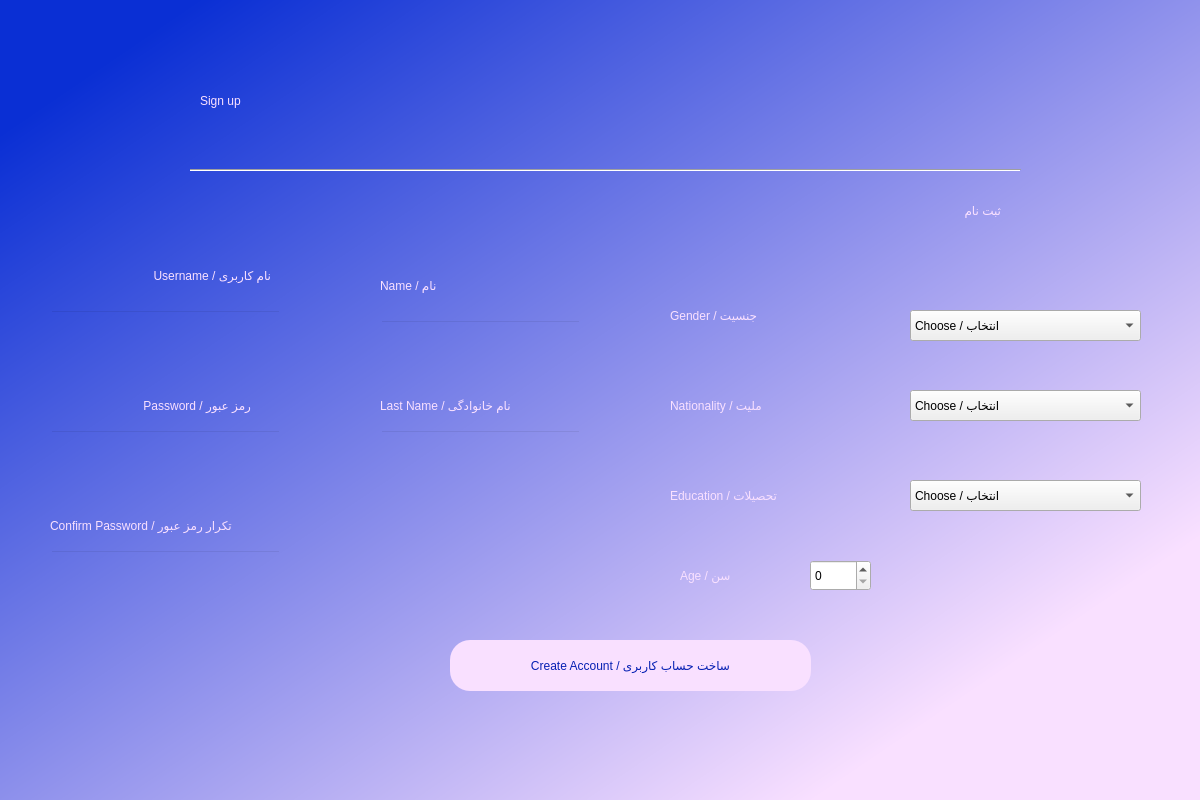
<?xml version="1.0" encoding="UTF-8"?>
<ui version="4.0">
 <class>Dialog</class>
 <widget class="QDialog" name="Dialog">
  <property name="geometry">
   <rect>
    <x>0</x>
    <y>0</y>
    <width>1200</width>
    <height>800</height>
   </rect>
  </property>
  <property name="windowTitle">
   <string>Dialog</string>
  </property>
  <property name="styleSheet">
   <string notr="true">QDialog#Dialog{
background-color:qlineargradient(spread:pad, x1:0.075, y1:0.0910455, x2:0.837, y2:0.835227, stop:0 rgba(10, 47, 212, 255), stop:1 rgba(249, 224, 255, 255))}
</string>
  </property>
  <widget class="QLabel" name="label">
   <property name="geometry">
    <rect>
     <x>770</x>
     <y>150</y>
     <width>231</width>
     <height>121</height>
    </rect>
   </property>
   <property name="styleSheet">
    <string notr="true">font: 75 48pt &quot;B Nazanin&quot;;
color: rgb(249, 224, 255);</string>
   </property>
   <property name="text">
    <string>ثبت نام</string>
   </property>
  </widget>
  <widget class="Line" name="line">
   <property name="geometry">
    <rect>
     <x>190</x>
     <y>160</y>
     <width>831</width>
     <height>21</height>
    </rect>
   </property>
   <property name="styleSheet">
    <string notr="true">font: 75 8pt &quot;MS Shell Dlg 2&quot;;</string>
   </property>
   <property name="orientation">
    <enum>Qt::Horizontal</enum>
   </property>
  </widget>
  <widget class="QLabel" name="label_2">
   <property name="geometry">
    <rect>
     <x>200</x>
     <y>40</y>
     <width>281</width>
     <height>121</height>
    </rect>
   </property>
   <property name="styleSheet">
    <string notr="true">color: rgb(249, 224, 255);
font: 75 48pt &quot;MS Shell Dlg 2&quot;;</string>
   </property>
   <property name="text">
    <string>Sign up</string>
   </property>
  </widget>
  <widget class="QPushButton" name="createaccbutton">
   <property name="geometry">
    <rect>
     <x>450</x>
     <y>640</y>
     <width>361</width>
     <height>51</height>
    </rect>
   </property>
   <property name="cursor">
    <cursorShape>PointingHandCursor</cursorShape>
   </property>
   <property name="styleSheet">
    <string notr="true">border-radius:20px;
color: rgb(6, 32, 179);
background-color: rgb(249, 224, 255);
font: 75 14pt &quot;B Nazanin&quot;;</string>
   </property>
   <property name="text">
    <string>Create Account / ساخت حساب کاربری</string>
   </property>
  </widget>
  <widget class="QLabel" name="label_3">
   <property name="geometry">
    <rect>
     <x>40</x>
     <y>260</y>
     <width>231</width>
     <height>31</height>
    </rect>
   </property>
   <property name="styleSheet">
    <string notr="true">font: 75 16pt &quot;B Nazanin&quot;;
color: rgb(249, 224, 255);</string>
   </property>
   <property name="text">
    <string>نام کاربری / Username</string>
   </property>
  </widget>
  <widget class="QLineEdit" name="ufield">
   <property name="geometry">
    <rect>
     <x>50</x>
     <y>310</y>
     <width>231</width>
     <height>51</height>
    </rect>
   </property>
   <property name="cursor">
    <cursorShape>IBeamCursor</cursorShape>
   </property>
   <property name="styleSheet">
    <string notr="true">background-color:rgba(0,0,0,0);
font: 12pt &quot;MS Shell Dlg 2&quot;;</string>
   </property>
  </widget>
  <widget class="QLabel" name="label_4">
   <property name="geometry">
    <rect>
     <x>40</x>
     <y>390</y>
     <width>211</width>
     <height>31</height>
    </rect>
   </property>
   <property name="styleSheet">
    <string notr="true">font: 75 16pt &quot;B Nazanin&quot;;
color: rgb(249, 224, 255);</string>
   </property>
   <property name="text">
    <string>رمز عبور / Password</string>
   </property>
  </widget>
  <widget class="QLineEdit" name="passfield">
   <property name="geometry">
    <rect>
     <x>50</x>
     <y>430</y>
     <width>231</width>
     <height>51</height>
    </rect>
   </property>
   <property name="styleSheet">
    <string notr="true">background-color:rgba(0,0,0,0);
font: 12pt &quot;MS Shell Dlg 2&quot;;
</string>
   </property>
  </widget>
  <widget class="QLabel" name="error">
   <property name="geometry">
    <rect>
     <x>280</x>
     <y>720</y>
     <width>601</width>
     <height>41</height>
    </rect>
   </property>
   <property name="styleSheet">
    <string notr="true">font: 12pt &quot;B Nazanin&quot;;
color: rgb(208, 0, 0);</string>
   </property>
   <property name="text">
    <string/>
   </property>
  </widget>
  <widget class="QLineEdit" name="confirmpassfield">
   <property name="geometry">
    <rect>
     <x>50</x>
     <y>550</y>
     <width>231</width>
     <height>51</height>
    </rect>
   </property>
   <property name="styleSheet">
    <string notr="true">background-color:rgba(0,0,0,0);
font: 12pt &quot;MS Shell Dlg 2&quot;;
</string>
   </property>
  </widget>
  <widget class="QLabel" name="label_5">
   <property name="geometry">
    <rect>
     <x>50</x>
     <y>510</y>
     <width>361</width>
     <height>31</height>
    </rect>
   </property>
   <property name="styleSheet">
    <string notr="true">font: 75 16pt &quot;B Nazanin&quot;;
color: rgb(249, 224, 255);</string>
   </property>
   <property name="text">
    <string>Confirm Password / تکرار رمز عبور</string>
   </property>
  </widget>
  <widget class="QLabel" name="label_6">
   <property name="geometry">
    <rect>
     <x>380</x>
     <y>390</y>
     <width>251</width>
     <height>31</height>
    </rect>
   </property>
   <property name="styleSheet">
    <string notr="true">font: 75 16pt &quot;B Nazanin&quot;;
color: rgb(249, 224, 255);</string>
   </property>
   <property name="text">
    <string>Last Name / نام خانوادگی</string>
   </property>
  </widget>
  <widget class="QSpinBox" name="age">
   <property name="geometry">
    <rect>
     <x>810</x>
     <y>560</y>
     <width>61</width>
     <height>31</height>
    </rect>
   </property>
  </widget>
  <widget class="QLabel" name="label_7">
   <property name="geometry">
    <rect>
     <x>380</x>
     <y>270</y>
     <width>121</width>
     <height>31</height>
    </rect>
   </property>
   <property name="styleSheet">
    <string notr="true">font: 75 16pt &quot;B Nazanin&quot;;
color: rgb(249, 224, 255);</string>
   </property>
   <property name="text">
    <string>Name / نام</string>
   </property>
  </widget>
  <widget class="QLabel" name="label_8">
   <property name="geometry">
    <rect>
     <x>680</x>
     <y>560</y>
     <width>101</width>
     <height>31</height>
    </rect>
   </property>
   <property name="styleSheet">
    <string notr="true">font: 75 16pt &quot;B Nazanin&quot;;
color: rgb(249, 224, 255);</string>
   </property>
   <property name="text">
    <string>Age / سن</string>
   </property>
  </widget>
  <widget class="QLineEdit" name="lastname">
   <property name="geometry">
    <rect>
     <x>380</x>
     <y>430</y>
     <width>201</width>
     <height>51</height>
    </rect>
   </property>
   <property name="styleSheet">
    <string notr="true">background-color:rgba(0,0,0,0);
font: 12pt &quot;MS Shell Dlg 2&quot;;
</string>
   </property>
  </widget>
  <widget class="QLineEdit" name="name">
   <property name="geometry">
    <rect>
     <x>380</x>
     <y>320</y>
     <width>201</width>
     <height>51</height>
    </rect>
   </property>
   <property name="cursor">
    <cursorShape>IBeamCursor</cursorShape>
   </property>
   <property name="styleSheet">
    <string notr="true">background-color:rgba(0,0,0,0);
font: 12pt &quot;MS Shell Dlg 2&quot;;
</string>
   </property>
  </widget>
  <widget class="QLabel" name="label_9">
   <property name="geometry">
    <rect>
     <x>670</x>
     <y>300</y>
     <width>181</width>
     <height>31</height>
    </rect>
   </property>
   <property name="styleSheet">
    <string notr="true">font: 75 16pt &quot;B Nazanin&quot;;
color: rgb(249, 224, 255);</string>
   </property>
   <property name="text">
    <string>Gender / جنسیت</string>
   </property>
  </widget>
  <widget class="QLabel" name="label_10">
   <property name="geometry">
    <rect>
     <x>670</x>
     <y>390</y>
     <width>221</width>
     <height>31</height>
    </rect>
   </property>
   <property name="styleSheet">
    <string notr="true">font: 75 16pt &quot;B Nazanin&quot;;
color: rgb(249, 224, 255);</string>
   </property>
   <property name="text">
    <string>Nationality / ملیت</string>
   </property>
  </widget>
  <widget class="QComboBox" name="educationbox">
   <property name="geometry">
    <rect>
     <x>910</x>
     <y>480</y>
     <width>231</width>
     <height>31</height>
    </rect>
   </property>
   <item>
    <property name="text">
     <string>Choose / انتخاب</string>
    </property>
   </item>
   <item>
    <property name="text">
     <string>Diploma / دیپلم</string>
    </property>
   </item>
   <item>
    <property name="text">
     <string>Bachelor's / کارشناسی</string>
    </property>
   </item>
   <item>
    <property name="text">
     <string>Master's / کارشناسی ارشد</string>
    </property>
   </item>
   <item>
    <property name="text">
     <string>Ph.D / دکترا</string>
    </property>
   </item>
   <item>
    <property name="text">
     <string>Postdoc / فوق دکترا</string>
    </property>
   </item>
   <item>
    <property name="text">
     <string>None / هیج</string>
    </property>
   </item>
  </widget>
  <widget class="QComboBox" name="nationbox">
   <property name="geometry">
    <rect>
     <x>910</x>
     <y>390</y>
     <width>231</width>
     <height>31</height>
    </rect>
   </property>
   <item>
    <property name="text">
     <string>Choose / انتخاب</string>
    </property>
   </item>
   <item>
    <property name="text">
     <string>Asian / آسیایی</string>
    </property>
   </item>
   <item>
    <property name="text">
     <string>European / اوروپایی</string>
    </property>
   </item>
   <item>
    <property name="text">
     <string>North American / آمریکایی شمالی</string>
    </property>
   </item>
   <item>
    <property name="text">
     <string>South American / آمیکایی جنوبی</string>
    </property>
   </item>
   <item>
    <property name="text">
     <string>Australian / اوسترالیایی</string>
    </property>
   </item>
   <item>
    <property name="text">
     <string>African / آفریقایی</string>
    </property>
   </item>
  </widget>
  <widget class="QLabel" name="label_11">
   <property name="geometry">
    <rect>
     <x>670</x>
     <y>480</y>
     <width>221</width>
     <height>31</height>
    </rect>
   </property>
   <property name="styleSheet">
    <string notr="true">font: 75 16pt &quot;B Nazanin&quot;;
color: rgb(249, 224, 255);</string>
   </property>
   <property name="text">
    <string>Education / تحصیلات</string>
   </property>
  </widget>
  <widget class="QComboBox" name="genderbox">
   <property name="geometry">
    <rect>
     <x>910</x>
     <y>310</y>
     <width>231</width>
     <height>31</height>
    </rect>
   </property>
   <item>
    <property name="text">
     <string>Choose / انتخاب</string>
    </property>
   </item>
   <item>
    <property name="text">
     <string>Male / مرد</string>
    </property>
   </item>
   <item>
    <property name="text">
     <string>Female / زن</string>
    </property>
   </item>
  </widget>
 </widget>
 <tabstops>
  <tabstop>ufield</tabstop>
  <tabstop>passfield</tabstop>
  <tabstop>confirmpassfield</tabstop>
  <tabstop>name</tabstop>
  <tabstop>lastname</tabstop>
  <tabstop>genderbox</tabstop>
  <tabstop>nationbox</tabstop>
  <tabstop>educationbox</tabstop>
  <tabstop>age</tabstop>
  <tabstop>createaccbutton</tabstop>
 </tabstops>
 <resources/>
 <connections/>
</ui>
